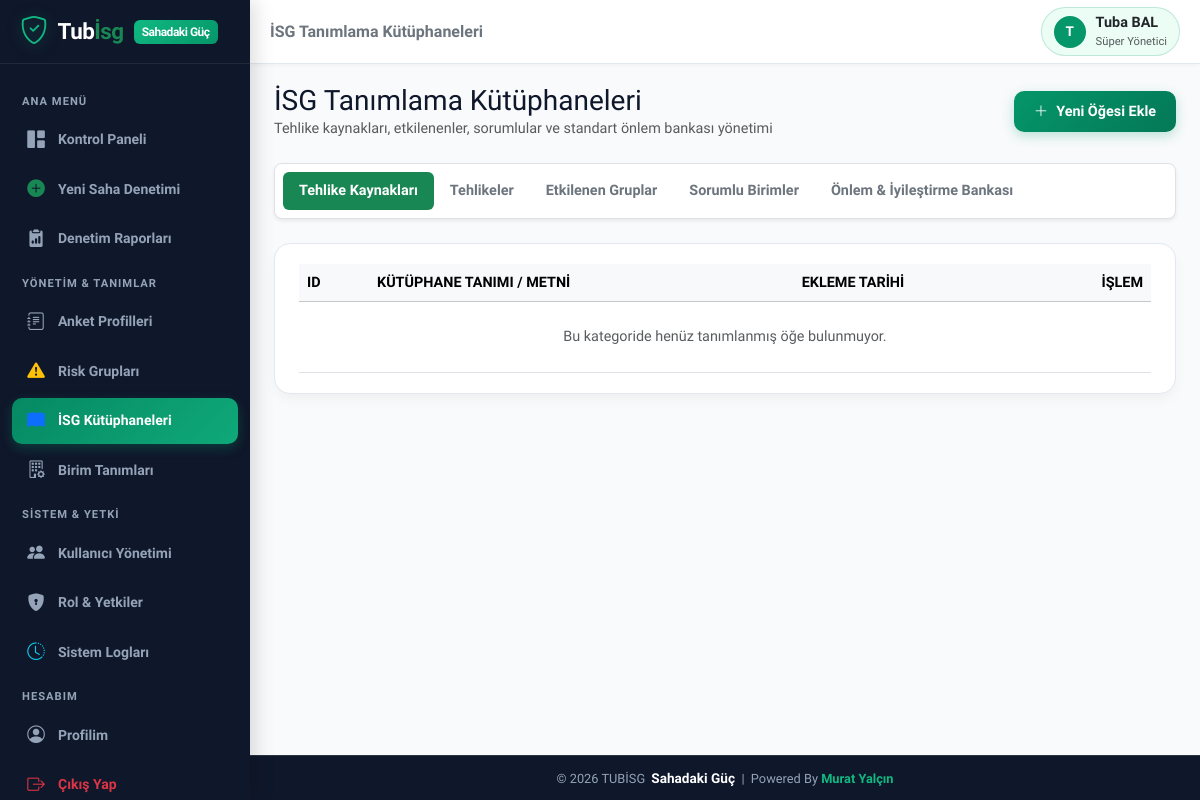
Page /risk_libraries.php (signed in) on the earlier database version.
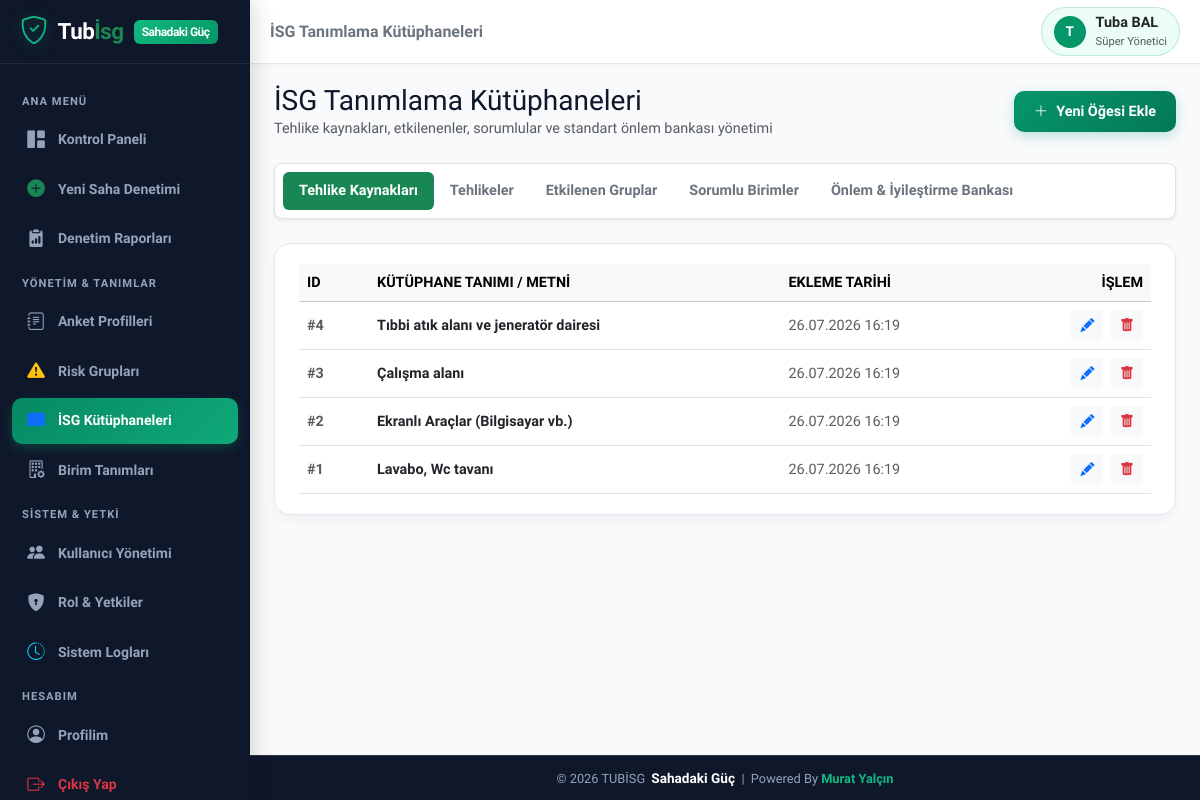
Same page on the later database version.
### tables this page shows
CREATE TABLE IF NOT EXISTS `users` (
  `id` INT AUTO_INCREMENT PRIMARY KEY,
  `username` VARCHAR(50) NOT NULL UNIQUE,
  `password` VARCHAR(255) NOT NULL,
  `name_surname` VARCHAR(100) NOT NULL,
  `email` VARCHAR(100) NULL,
  `role_id` INT NOT NULL,
  `is_active` TINYINT(1) DEFAULT 1,
  `created_at` DATETIME DEFAULT CURRENT_TIMESTAMP,
  FOREIGN KEY (`role_id`) REFERENCES `roles`(`id`) ON DELETE CASCADE
);

CREATE TABLE IF NOT EXISTS `roles` (
  `id` INT AUTO_INCREMENT PRIMARY KEY,
  `role_name` VARCHAR(50) NOT NULL,
  `description` VARCHAR(255) NULL,
  `permissions` TEXT NOT NULL,
  `created_at` DATETIME DEFAULT CURRENT_TIMESTAMP
);

CREATE TABLE IF NOT EXISTS `risk_libraries` (
  `id` INT AUTO_INCREMENT PRIMARY KEY,
  `category` ENUM('hazard_source', 'hazard_name', 'affected_people', 'responsible_person', 'action_recommendation') NOT NULL,
  `item_text` TEXT NOT NULL,
  `created_at` DATETIME DEFAULT CURRENT_TIMESTAMP
);

### includes/auth.php (called while the page is built, shortened)
<?php
function is_logged_in() {
    return isset($_SESSION['user_id']) && !empty($_SESSION['user_id']);
}
function get_current_user_data() {
    static $currentUserData = null;
    if ($currentUserData !== null) return $currentUserData;
    $db = getDB();
    $stmt = $db->prepare("
        SELECT u.*, r.role_name, r.permissions
        FROM users u
        JOIN roles r ON u.role_id = r.id
        WHERE u.id = ? AND u.is_active = 1
    ");
    $stmt->execute([$_SESSION['user_id']]);
    $user = $stmt->fetch();
    $currentUserData = $user;
    return $user;
}
function has_permission($permission_key) {
    $user = get_current_user_data();
    if ((int)$user['role_id'] === 1) {
        return true;
    }
    $permissions = json_decode($user['permissions'], true);
    return isset($permissions[$permission_key]) && $permissions[$permission_key] === true;
}
function require_permission($permission_key) {
    if (!has_permission($permission_key)) {
        echo '<div style="font-family:sans-serif; padding:30px; text-align:center; background:#fff0f0; border-radius:12px; margin:50px auto; max-width:500px; color:#9b2c2c;">'
            . '<h2>🚫 Erişim Engellendi</h2>'
            . '<p>Bu işlemi yapmak için gerekli yetkiniz bulunmamaktadır.</p>'
            . '<a href="index.php" style="display:inline-block; padding:10px 20px; background:#e53e3e; color:#fff; text-decoration:none; border-radius:8px; margin-top:15px;">Ana Sayfaya Dön</a>'
            . '</div>';
        exit;
    }
}

### risk_libraries.php (the view, shortened to what this page needs)
<?php
require_once __DIR__ . '/includes/auth.php';
require_permission('surveys_manage');
$db = getDB();
$activeCat = trim($_GET['cat'] ?? 'hazard_source');
$validCats = [
    'hazard_source'         => 'Tehlike Kaynakları',
    'hazard_name'           => 'Tehlikeler',
    'affected_people'       => 'Etkilenen Gruplar',
    'responsible_person'    => 'Sorumlu Birimler',
    'action_recommendation' => 'Önlem & İyileştirme Bankası'
];
$stmt = $db->prepare("SELECT * FROM risk_libraries WHERE category = ? ORDER BY id DESC");
$stmt->execute([$activeCat]);
$items = $stmt->fetchAll();
$pageTitle = 'İSG Tanımlama Kütüphaneleri';
include __DIR__ . '/includes/header.php';
?>
<div class="d-flex align-items-center justify-content-between mb-4">
  <div>
    <h3 class="fw-extrabold m-0">İSG Tanımlama Kütüphaneleri</h3>
    <p class="text-muted fs-7 m-0">Tehlike kaynakları, etkilenenler, sorumlular ve standart önlem bankası yönetimi</p>
  </div>
  <button type="button" class="btn btn-primary-custom" data-bs-toggle="modal" data-bs-target="#addItemModal">
    <i class="bi bi-plus-lg"></i> Yeni Öğesi Ekle
  </button>
</div>
<ul class="nav nav-pills custom-card-tabs p-2 bg-white rounded-3 shadow-sm border mb-4">
  <?php foreach ($validCats as $catKey => $catTitle): ?>
    <li class="nav-item">
      <a class="nav-link fw-bold px-3 py-2 <?php echo $activeCat === $catKey ? 'active bg-success text-white' : 'text-secondary'; ?>" href="risk_libraries.php?cat=<?php echo $catKey; ?>">
        <?php echo $catTitle; ?>
      </a>
    </li>
  <?php endforeach; ?>
</ul>
<div class="custom-card">
  <div class="table-responsive">
    <table class="table table-hover align-middle m-0">
      <thead class="table-light fs-8 text-uppercase text-muted">
        <tr>
          <th style="width:70px;">ID</th>
          <th>Kütüphane Tanımı / Metni</th>
          <th>Ekleme Tarihi</th>
          <th class="text-end">İşlem</th>
        </tr>
      </thead>
      <tbody>
        <?php if (empty($items)): ?>
          <tr>
            <td colspan="4" class="text-center py-4 text-muted">Bu kategoride henüz tanımlanmış öğe bulunmuyor.</td>
          </tr>
        <?php else: ?>
          <?php foreach ($items as $item): ?>
            <tr>
              <td class="fw-bold text-muted">#<?php echo $item['id']; ?></td>
              <td class="fw-bold text-dark fs-7">
                <?php echo htmlspecialchars($item['item_text']); ?>
              </td>
              <td class="text-muted fs-8"><?php echo date('d.m.Y H:i', strtotime($item['created_at'])); ?></td>
              <td class="text-end">
                <button class="btn btn-sm btn-light text-primary me-1" data-bs-toggle="modal" data-bs-target="#editItemModal<?php echo $item['id']; ?>" title="Düzenle">
                  <i class="bi bi-pencil-fill"></i>
                </button>
                <form method="POST" action="risk_libraries.php" class="d-inline confirm-delete-form" data-confirm-title="Öğeyi Sil" data-confirm-text="Bu kütüphane öğesini silmek istediğinize emin misiniz?">
                  <button type="submit" class="btn btn-sm btn-light text-danger" title="Sil">
                    <i class="bi bi-trash-fill"></i>
                  </button>
                </form>
              </td>
            </tr>
          <?php endforeach; ?>
        <?php endif; ?>
      </tbody>
    </table>
  </div>
</div>
<?php include __DIR__ . '/includes/footer.php'; ?>

### includes/header.php (shortened to what this page needs)
<?php
require_once __DIR__ . '/auth.php';
$user = get_current_user_data();
$currentPage = basename($_SERVER['PHP_SELF']);
?>
<!DOCTYPE html>
<html lang="tr">
<head>
  <link href="https://cdn.jsdelivr.net/npm/bootstrap@5.3.2/dist/css/bootstrap.min.css" rel="stylesheet">
  <link href="https://cdn.jsdelivr.net/npm/bootstrap-icons@1.11.2/font/bootstrap-icons.min.css" rel="stylesheet">
  <link href="assets/css/style.css" rel="stylesheet">
</head>
<body class="<?php echo is_logged_in() ? 'logged-in-mobile' : ''; ?>">
<div class="app-wrapper">
  <aside class="sidebar">
    <div class="sidebar-header">
      <a href="dashboard.php" class="brand-logo">
        <i class="bi bi-shield-check brand-icon fs-3"></i>
        <span>Tub<span class="text-success">İsg</span></span>
        <span class="brand-badge">Sahadaki Güç</span>
      </a>
    </div>
    <div class="sidebar-nav">
      <div class="nav-category">Ana Menü</div>
      <a href="dashboard.php" class="nav-link-custom <?php echo ($currentPage == 'dashboard.php' || $currentPage == 'index.php') ? 'active' : ''; ?>">
        <i class="bi bi-grid-1x2-fill"></i>
        <span>Kontrol Paneli</span>
      </a>
      <?php if (has_permission('audit_conduct')): ?>
      <a href="audit_new.php" class="nav-link-custom <?php echo ($currentPage == 'audit_new.php' || $currentPage == 'audit_fill.php') ? 'active' : ''; ?>">
        <i class="bi bi-plus-circle-fill text-success"></i>
        <span>Yeni Saha Denetimi</span>
      </a>
      <?php endif; ?>
      <?php if (has_permission('audit_view')): ?>
      <a href="audits_list.php" class="nav-link-custom <?php echo ($currentPage == 'audits_list.php' || $currentPage == 'audit_detail.php') ? 'active' : ''; ?>">
        <i class="bi bi-clipboard2-data-fill"></i>
        <span>Denetim Raporları</span>
      </a>
      <?php endif; ?>
      <div class="nav-category">Yönetim & Tanımlar</div>
      <?php if (has_permission('surveys_manage')): ?>
      <a href="survey_templates.php" class="nav-link-custom <?php echo ($currentPage == 'survey_templates.php' || $currentPage == 'survey_edit.php') ? 'active' : ''; ?>">
        <i class="bi bi-journal-text"></i>
        <span>Anket Profilleri</span>
      </a>
      <a href="risk_groups.php" class="nav-link-custom <?php echo $currentPage == 'risk_groups.php' ? 'active' : ''; ?>">
        <i class="bi bi-exclamation-triangle-fill text-warning"></i>
        <span>Risk Grupları</span>
      </a>
      <a href="risk_libraries.php" class="nav-link-custom <?php echo $currentPage == 'risk_libraries.php' ? 'active' : ''; ?>">
        <i class="bi bi-book-fill text-primary"></i>
        <span>İSG Kütüphaneleri</span>
      </a>
      <?php endif; ?>
      <?php if (has_permission('units_manage')): ?>
      <a href="units.php" class="nav-link-custom <?php echo $currentPage == 'units.php' ? 'active' : ''; ?>">
        <i class="bi bi-building-gear"></i>
        <span>Birim Tanımları</span>
      </a>
      <?php endif; ?>
      <?php if (has_permission('users_manage') || has_permission('logs_view')): ?>
      <div class="nav-category">Sistem & Yetki</div>
      <?php if (has_permission('users_manage')): ?>
      <a href="users.php" class="nav-link-custom <?php echo $currentPage == 'users.php' ? 'active' : ''; ?>">
        <i class="bi bi-people-fill"></i>
        <span>Kullanıcı Yönetimi</span>
      </a>
      <a href="roles.php" class="nav-link-custom <?php echo $currentPage == 'roles.php' ? 'active' : ''; ?>">
        <i class="bi bi-shield-lock-fill"></i>
        <span>Rol & Yetkiler</span>
      </a>
      <?php endif; ?>
      <?php if (has_permission('logs_view')): ?>
      <a href="logs.php" class="nav-link-custom <?php echo $currentPage == 'logs.php' ? 'active' : ''; ?>">
        <i class="bi bi-clock-history text-info"></i>
        <span>Sistem Logları</span>
      </a>
      <?php endif; ?>
      <?php endif; ?>
      <div class="nav-category">Hesabım</div>
      <a href="profile.php" class="nav-link-custom <?php echo $currentPage == 'profile.php' ? 'active' : ''; ?>">
        <i class="bi bi-person-circle"></i>
        <span>Profilim</span>
      </a>
      <a href="logout.php" class="nav-link-custom text-danger">
        <i class="bi bi-box-arrow-right"></i>
        <span>Çıkış Yap</span>
      </a>
    </div>
  </aside>
  <main class="main-content">
    <header class="top-navbar">
      <div class="d-flex align-items-center gap-3">
        <h5 class="m-0 fw-bold d-none d-sm-block text-secondary fs-6">
          <?php echo isset($pageTitle) ? htmlspecialchars($pageTitle) : 'İSG Saha Platformu'; ?>
        </h5>
      </div>
      <div class="d-flex align-items-center gap-3">
        <?php if ($user): ?>
        <a href="profile.php" class="user-profile-badge text-decoration-none" title="Profil Ayarları">
          <div class="avatar-circle">
            <?php echo mb_substr($user['name_surname'], 0, 1, 'UTF-8'); ?>
          </div>
          <div class="d-none d-md-block text-start">
            <div class="fw-bold fs-7 leading-tight text-dark"><?php echo htmlspecialchars($user['name_surname']); ?></div>
            <div class="text-muted fs-8" style="font-size:0.7rem;"><?php echo htmlspecialchars($user['role_name']); ?></div>
          </div>
        </a>
        <?php endif; ?>
      </div>
    </header>
    <div class="page-container">

### includes/footer.php (shortened to what this page needs)
    </div>
    <footer class="global-footer-bar">
      <div class="container-fluid">
        © <?php echo date('Y'); ?> TUBİSG <span style="color: #ffffff; font-weight: 800; font-size: 0.85rem; margin-left: 3px;">Sahadaki Güç</span> &nbsp;|&nbsp; Powered By <a href="https://www.muratyalcin.com.tr" target="_blank" rel="noopener noreferrer" class="footer-author-link">Murat Yalçın</a>
      </div>
    </footer>
  </main>
</div>
</body>
</html>

Differences in the rows shown:
added risk_libraries: id "4", item_text "Tıbbi atık alanı ve jeneratör dairesi", created_at "26.07.2026 16:19"
added risk_libraries: id "3", item_text "Çalışma alanı", created_at "26.07.2026 16:19"
added risk_libraries: id "2", item_text "Ekranlı Araçlar (Bilgisayar vb.)", created_at "26.07.2026 16:19"
added risk_libraries: id "1", item_text "Lavabo, Wc tavanı", created_at "26.07.2026 16:19"
Other differences:
text no longer shown: "Bu kategoride henüz tanımlanmış öğe bulunmuyor."
